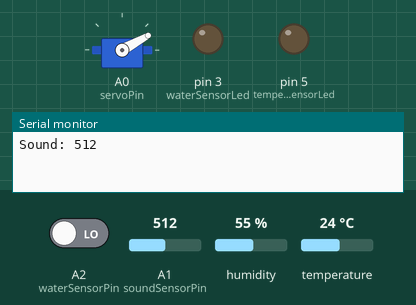
A sketch run on a simulated Arduino Uno, built with avr-gcc and run on an emulated ATmega328P. Shown: servo, output pins drawn as LEDs (lit = HIGH), the last lines printed to the serial monitor. The test bench sets the inputs (shaded band); at power-on: A2 (waterSensorPin) LOW, temperature 24 °C, A1 (soundSensorPin) = 512, humidity 55 %.

Above: at 0.96 s.
15.0 s: A2 (waterSensorPin) driven HIGH
At 27.0 s:
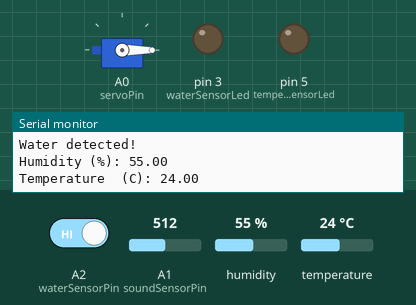
27.6 s: temperature set to 22 °C
41.6 s: temperature set to 19 °C
At 55.32 s:
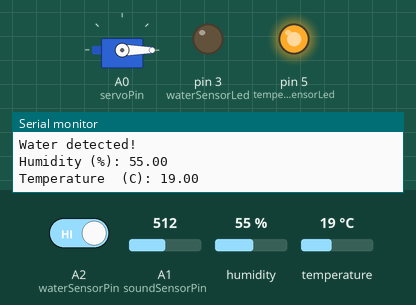
55.6 s: A1 (soundSensorPin) set to 212
66.2 s: A1 (soundSensorPin) set to 192
At 66.91 s:
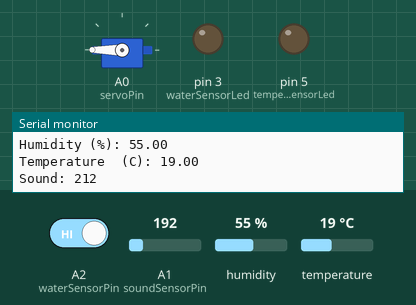
Timing chart, 0 to 77.8 s (numbered marks = the images above; inputs shaded):
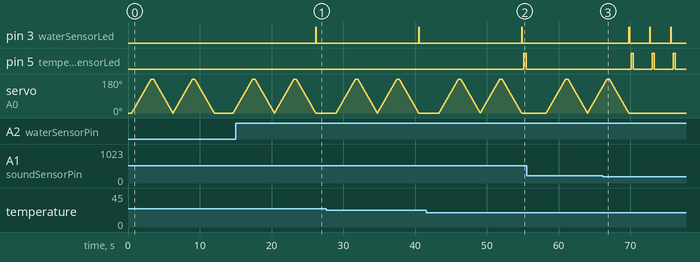

The sketch:

mommys_help.ino
```cpp
#include <Servo.h>
#include <dht11.h>

dht11 DHT11;
Servo myservo;
int pos = 0;
int stepSize = 1;
int numMovements = 2;

const int servoPin = A0;
const int soundSensorPin = A1;
const int waterSensorPin = A2;
const int temperatureSensorPin = 4;
const int waterSensorLed = 3;
const int temperatureSensorLed = 5;

//  noTone(buzzerPin);

void setup() {
  myservo.attach(servoPin);
  Serial.begin(9600);
  pinMode(waterSensorLed, OUTPUT);
  pinMode(temperatureSensorLed, OUTPUT);
}

void loop() {


  /// ----------------------   INPUT: SOUND SENSOR; OUTPUT: SERVO   ----------------------

  int soundValue = analogRead(soundSensorPin);
  Serial.print("Sound: ");
  Serial.println(soundValue);

  if (soundValue > 200) {
    myservo.write(0);
    delay(500);

    for (int i = 0; i < numMovements; ++i) {
      for (pos = 0; pos <= 190; pos += stepSize) {
        myservo.write(pos);
        delay(15);
      }

      for (pos = 190; pos >= 0; pos -= stepSize) {
        myservo.write(pos);
        delay(15);
      }
    }
  }


  /// ----------------------  INPUT: WATER SENSOR; OUTPUT: LED   ----------------------

  int waterValue = digitalRead(waterSensorPin);

  if (waterValue == HIGH) {
    digitalWrite(waterSensorLed, HIGH);
    delay(100);
    digitalWrite(waterSensorLed, LOW);
    delay(100);
  }

  Serial.println(waterValue == HIGH ? "Water detected!" : "No water");
  delay(100);
  Serial.println();


  /// ----------------------   INPUT: TEMPERATURE AND HUMIDITY SENSOR;  OUTPUT: LED    ----------------------

  int chk = DHT11.read(temperatureSensorPin);

  Serial.print("Humidity (%): ");
  Serial.println((float)DHT11.humidity, 2);

  Serial.print("Temperature  (C): ");
  Serial.println((float)DHT11.temperature, 2);

  if ((float)DHT11.temperature >= 30 || (float)DHT11.temperature <=20) {

    digitalWrite(temperatureSensorLed, HIGH);
    delay(300);
    digitalWrite(temperatureSensorLed, LOW);
    delay(300);

  }
  delay(2000);
}
```

Measured:
- the behaviour switches between 21 and 20 °C on temperature (found by bisection; images 1 and 2)
- the behaviour switches between 201 and 200 on A1 (soundSensorPin) (found by bisection; images 2 and 3)
- after the input at 15.0 s, pin 3 (waterSensorLed): LOW → HIGH after 11.2 s, → LOW 0.10 s later
- after the input at 41.6 s, pin 5 (temperatureSensorLed): LOW → HIGH after 13.6 s, → LOW 0.30 s later
- after the input at 66.2 s, servo on A0 (servoPin): goes on until 69.8 s, then stays 0°
